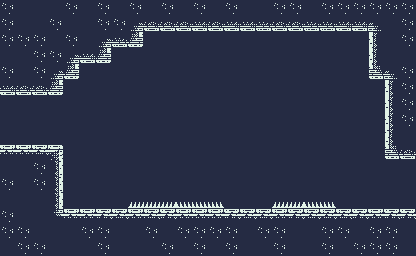

This game map was drawn from its Tiled (.tmx) file and the tilesets committed beside it. A one-line description and the full map source follow:
An orthogonal 26x16 tile map with 16x16 px tiles, 3 tile layers (BG, Walls, Obstacles) and 16 objects.

<map version="1.4" tiledversion="1.4.3" orientation="orthogonal" renderorder="right-down" width="26" height="16" tilewidth="16" tileheight="16" infinite="0" nextlayerid="9" nextobjectid="23">
 <tileset firstgid="1" source="../TileSet/Dow_TileSet.tsx" />
 <layer id="1" name="BG" width="26" height="16">
  <data encoding="csv">
191,191,191,191,191,191,191,191,191,191,191,191,191,191,191,191,191,191,191,191,191,191,191,191,191,191,
191,191,191,191,191,191,191,191,191,191,191,191,191,191,191,191,191,191,191,191,191,191,191,191,191,191,
191,191,191,191,191,191,191,191,191,191,191,191,191,191,191,191,191,191,191,191,191,191,191,191,191,191,
191,191,191,191,191,191,191,191,191,191,191,191,191,191,191,191,191,191,191,191,191,191,191,191,191,191,
191,191,191,191,191,191,191,191,191,191,191,191,191,191,191,191,191,191,191,191,191,191,191,191,191,191,
191,191,191,191,191,191,191,191,191,191,191,191,191,191,191,191,191,191,191,191,191,191,191,191,191,191,
191,191,191,191,191,191,191,191,191,191,191,191,191,191,191,191,191,191,191,191,191,191,191,191,191,191,
191,191,191,191,191,191,191,191,191,191,191,191,191,191,191,191,191,191,191,191,191,191,191,191,191,191,
191,191,191,191,191,191,191,191,191,191,191,191,191,191,191,191,191,191,191,191,191,191,191,191,191,191,
191,191,191,191,191,191,191,191,191,191,191,191,191,191,191,191,191,191,191,191,191,191,191,191,191,191,
191,191,191,191,191,191,191,191,191,191,191,191,191,191,191,191,191,191,191,191,191,191,191,191,191,191,
191,191,191,191,191,191,191,191,191,191,191,191,191,191,191,191,191,191,191,191,191,191,191,191,191,191,
191,191,191,191,191,191,191,191,191,191,191,191,191,191,191,191,191,191,191,191,191,191,191,191,191,191,
191,191,191,191,191,191,191,191,191,191,191,191,191,191,191,191,191,191,191,191,191,191,191,191,191,191,
191,191,191,191,191,191,191,191,191,191,191,191,191,191,191,191,191,191,191,191,191,191,191,191,191,191,
191,191,191,191,191,191,191,191,191,191,191,191,191,191,191,191,191,191,191,191,191,191,191,191,191,191
</data>
 </layer>
 <layer id="2" name="Walls" width="26" height="16">
  <data encoding="csv">
190,191,191,191,190,191,190,191,190,191,190,191,190,191,190,191,191,190,190,191,190,190,190,190,190,190,
190,191,191,190,191,191,190,190,248,169,169,169,171,169,171,171,170,169,169,170,170,171,171,252,191,190,
190,190,190,191,190,191,248,170,249,0,0,0,0,0,0,0,0,0,0,0,0,0,0,272,191,190,
191,191,190,190,248,171,249,0,0,0,0,0,0,0,0,0,0,0,0,0,0,0,0,272,191,191,
190,191,190,248,249,0,0,0,0,0,0,0,0,0,0,0,0,0,0,0,0,0,0,251,252,190,
171,169,169,249,0,0,0,0,0,0,0,0,0,0,0,0,0,0,0,0,0,0,0,0,231,190,
0,0,0,0,0,0,0,0,0,0,0,0,0,0,0,0,0,0,0,0,0,0,0,0,231,190,
0,0,0,0,0,0,0,0,0,0,0,0,0,0,0,0,0,0,0,0,0,0,0,0,231,190,
0,0,0,0,0,0,0,0,0,0,0,0,0,0,0,0,0,0,0,0,0,0,0,0,192,191,
291,291,290,209,0,0,0,0,0,0,0,0,0,0,0,0,0,0,0,0,0,0,0,0,251,169,
191,191,190,268,0,0,0,0,0,0,0,0,0,0,0,0,0,0,0,0,0,0,0,0,0,0,
190,191,190,268,0,0,0,0,0,0,0,0,0,0,0,0,0,0,0,0,0,0,0,0,0,0,
191,191,191,188,0,0,0,0,0,0,0,0,0,0,0,0,0,0,0,0,0,0,0,0,0,0,
190,191,191,288,291,291,289,290,291,290,289,291,291,291,289,290,290,291,289,290,290,290,289,291,289,289,
190,190,191,191,191,190,190,191,191,190,191,190,190,190,190,191,190,190,191,191,190,190,191,190,190,191,
191,190,190,191,191,191,190,191,191,191,190,191,190,191,190,191,191,190,191,191,190,191,190,190,190,191
</data>
 </layer>
 <layer id="8" name="Obstacles" width="26" height="16">
  <data encoding="csv">
0,0,0,0,0,0,0,0,0,0,0,0,0,0,0,0,0,0,0,0,0,0,0,0,0,0,
0,0,0,0,0,0,0,0,0,0,0,0,0,0,0,0,0,0,0,0,0,0,0,0,0,0,
0,0,0,0,0,0,0,0,0,0,0,0,0,0,0,0,0,0,0,0,0,0,0,0,0,0,
0,0,0,0,0,0,0,0,0,0,0,0,0,0,0,0,0,0,0,0,0,0,0,0,0,0,
0,0,0,0,0,0,0,0,0,0,0,0,0,0,0,0,0,0,0,0,0,0,0,0,0,0,
0,0,0,0,0,0,0,0,0,0,0,0,0,0,0,0,0,0,0,0,0,0,0,0,0,0,
0,0,0,0,0,0,0,0,0,0,0,0,0,0,0,0,0,0,0,0,0,0,0,0,0,0,
0,0,0,0,0,0,0,0,0,0,0,0,0,0,0,0,0,0,0,0,0,0,0,0,0,0,
0,0,0,0,0,0,0,0,0,0,0,0,0,0,0,0,0,0,0,0,0,0,0,0,0,0,
0,0,0,0,0,0,0,0,0,0,0,0,0,0,0,0,0,0,0,0,0,0,0,0,0,0,
0,0,0,0,0,0,0,0,0,0,0,0,0,0,0,0,0,0,0,0,0,0,0,0,0,0,
0,0,0,0,0,0,0,0,0,0,0,0,0,0,0,0,0,0,0,0,0,0,0,0,0,0,
0,0,0,0,0,0,0,0,12,12,12,15,15,15,0,0,0,12,12,15,15,0,0,0,0,0,
0,0,0,0,0,0,0,0,0,0,0,0,0,0,0,0,0,0,0,0,0,0,0,0,0,0,
0,0,0,0,0,0,0,0,0,0,0,0,0,0,0,0,0,0,0,0,0,0,0,0,0,0,
0,0,0,0,0,0,0,0,0,0,0,0,0,0,0,0,0,0,0,0,0,0,0,0,0,0
</data>
 </layer>
 <objectgroup id="7" name="Obstacles_Collision">
  <object id="20" x="128" y="201.667" width="96" height="6.33333" />
  <object id="21" x="272" y="202" width="64" height="6" />
 </objectgroup>
 <objectgroup id="3" name="Walls_Collision" visible="0">
  <object id="3" x="0" y="208" width="112" height="48" />
  <object id="5" x="0" y="0" width="416" height="32" />
  <object id="6" x="0" y="80" width="96" height="32" />
  <object id="7" x="0" y="128" width="48" height="16" />
  <object id="8" x="112" y="224" width="80" height="32" />
  <object id="9" x="0" y="64" width="160" height="16" />
  <object id="10" x="0" y="32" width="224" height="32" />
  <object id="11" x="368" y="32" width="48" height="64" />
  <object id="12" x="224" y="32" width="80" height="16" />
  <object id="13" x="192" y="192" width="64" height="64" />
  <object id="14" x="256" y="160" width="64" height="96" />
  <object id="15" x="320" y="144" width="96" height="112" />
  <object id="18" x="0" y="144" width="32" height="16" />
  <object id="19" x="0" y="112" width="64" height="16" />
 </objectgroup>
</map>